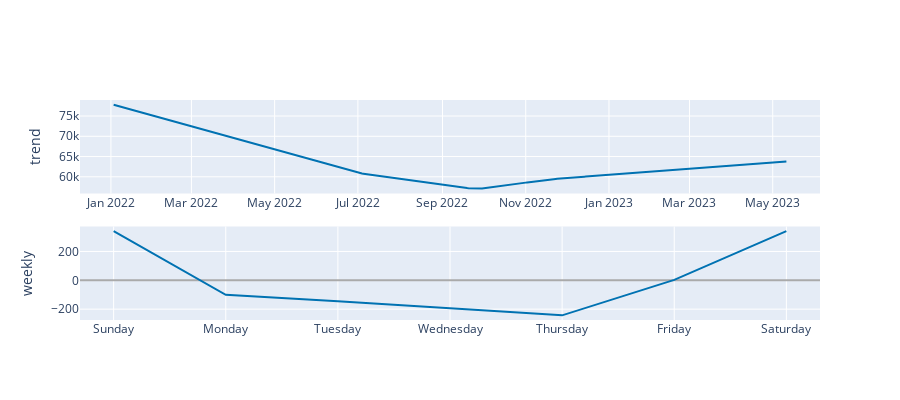

The notebook cell this image was saved under:
### Markdown cell above
컴포넌트 별 시각화에서는 seasonality 별 시각화를 진행해 볼 수 있습니다. **trend, yearly, weekly 데이터를 시각화**하여 보여 줍니다.

### Code cell
plot_components_plotly(m, forecast)

### Figure 1 — Plotly figure (JSON) as saved in the notebook; plotly's stock layout.template omitted (floating-point values rounded to 4 significant figures; data arrays with more than 128 entries replaced by an {"elided": "..."} marker saying what was removed)
{"data": [{"line": {"color": "#0072B2", "width": 2}, "mode": "lines", "name": "trend", "type": "scatter", "x": {"elided": "345 str values"}, "xaxis": "x", "y": {"elided": "345 float values"}, "yaxis": "y"}, {"line": {"color": "rgba(0, 114, 178, 0.2)", "width": 0}, "mode": "lines", "name": "trend_upper", "type": "scatter", "x": {"elided": "345 str values"}, "xaxis": "x", "y": {"elided": "345 float values"}, "yaxis": "y"}, {"fill": "tonexty", "fillcolor": "rgba(0, 114, 178, 0.2)", "line": {"color": "rgba(0, 114, 178, 0.2)", "width": 0}, "mode": "lines", "name": "trend_lower", "type": "scatter", "x": {"elided": "345 str values"}, "xaxis": "x", "y": {"elided": "345 float values"}, "yaxis": "y"}, {"line": {"color": "#0072B2", "width": 2}, "mode": "lines", "name": "weekly", "type": "scatter", "x": ["2017-01-01T00:00:00", "2017-01-02T00:00:00", "2017-01-03T00:00:00", "2017-01-04T00:00:00", "2017-01-05T00:00:00", "2017-01-06T00:00:00", "2017-01-07T00:00:00"], "xaxis": "x2", "y": [340.7, -100.8, -145.8, -195.1, -242.7, 2.747, 340.7], "yaxis": "y2"}], "layout": {"height": 400, "showlegend": false, "width": 900, "xaxis": {"anchor": "y", "domain": [0, 1], "range": ["2021-12-09T08:24:00", "2023-06-04T15:36:00"], "type": "date"}, "xaxis2": {"anchor": "y2", "domain": [0, 1], "range": ["2016-12-31T16:48:00", "2017-01-07T07:12:00"], "tickformat": "%A", "type": "date"}, "yaxis": {"anchor": "x", "domain": [0.575, 1], "rangemode": "normal", "title": {"text": "trend"}, "zerolinecolor": "#AAA"}, "yaxis2": {"anchor": "x2", "domain": [0, 0.425], "title": {"text": "weekly"}, "zerolinecolor": "#AAA"}}}
